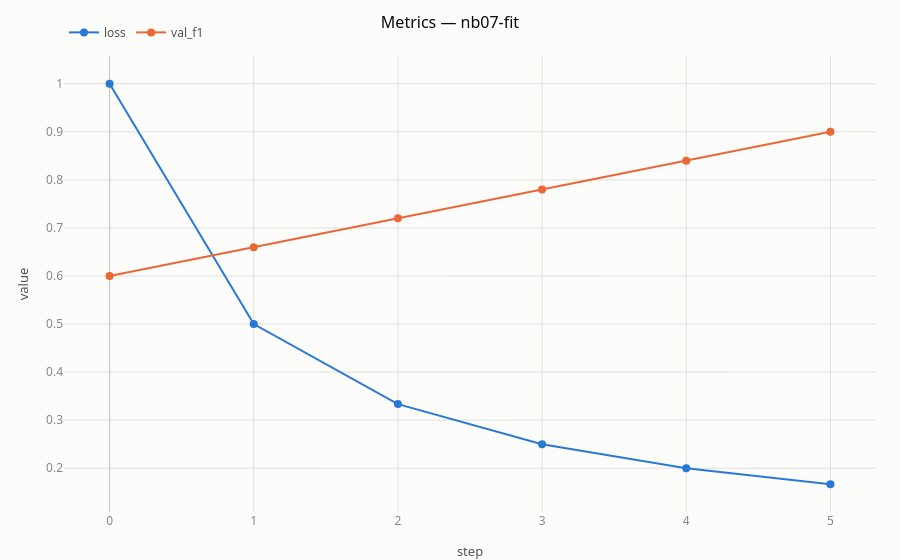

Here is the notebook cell this chart was saved with:
### Markdown cell above
## Figuras

Métodos instalados sobre `RunView`; devuelven figuras Plotly
interactivas (requieren el extra `somatize[viz]`).

### Code cell
view.plot_metrics()

### Figure 1 — Plotly figure (JSON) as saved in the notebook; plotly's stock layout.template omitted (floating-point values rounded to 4 significant figures)
{"data": [{"hovertemplate": "loss<br>step %{x} · %{y:.5g}<extra></extra>", "line": {"color": "#2a78d6", "width": 2}, "marker": {"size": 8}, "mode": "lines+markers", "name": "loss", "type": "scatter", "x": [0, 1, 2, 3, 4, 5], "y": [1.0, 0.5, 0.3333, 0.25, 0.2, 0.1667]}, {"hovertemplate": "val_f1<br>step %{x} · %{y:.5g}<extra></extra>", "line": {"color": "#eb6834", "width": 2}, "marker": {"size": 8}, "mode": "lines+markers", "name": "val_f1", "type": "scatter", "x": [0, 1, 2, 3, 4, 5], "y": [0.6, 0.66, 0.72, 0.78, 0.84, 0.9]}], "layout": {"showlegend": true, "title": {"text": "Metrics — nb07-fit"}, "xaxis": {"title": {"text": "step"}}, "yaxis": {"title": {"text": "value"}}}}
